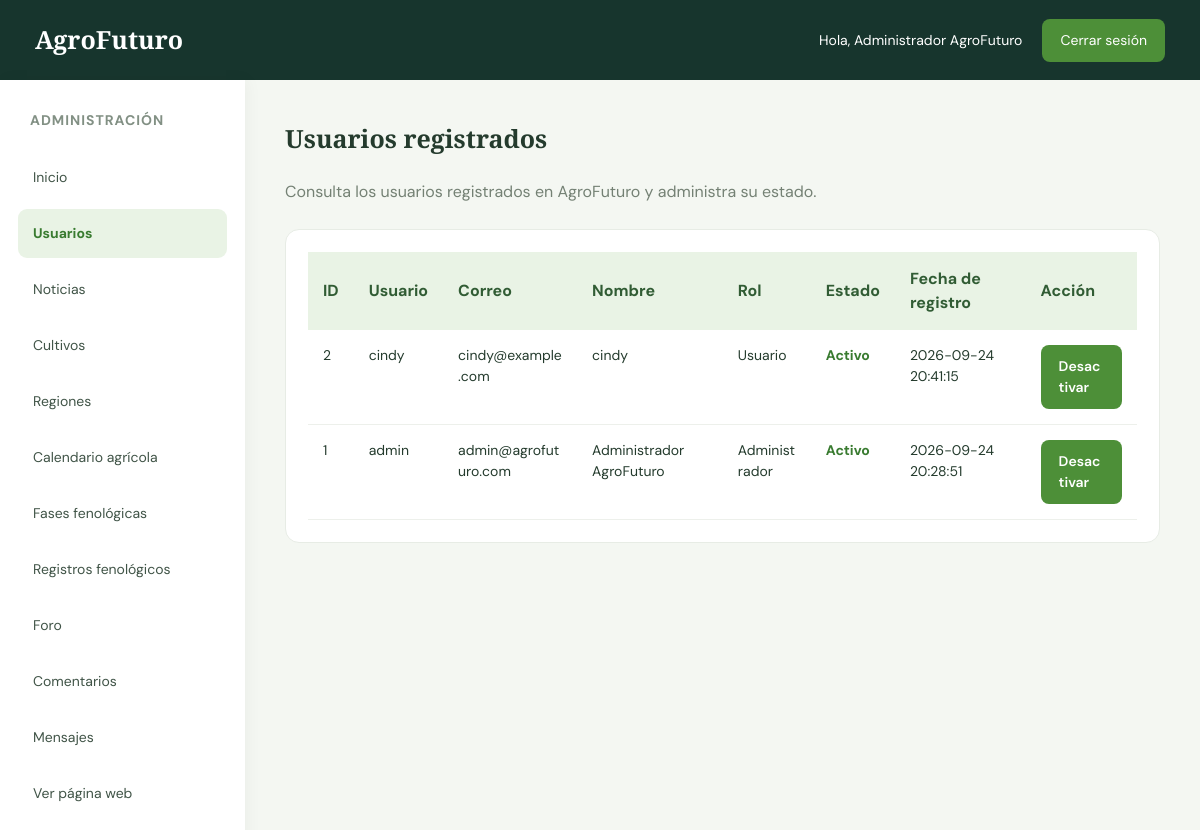
The page /administrador/usuarios.php (signed in) on the database as committed earlier.
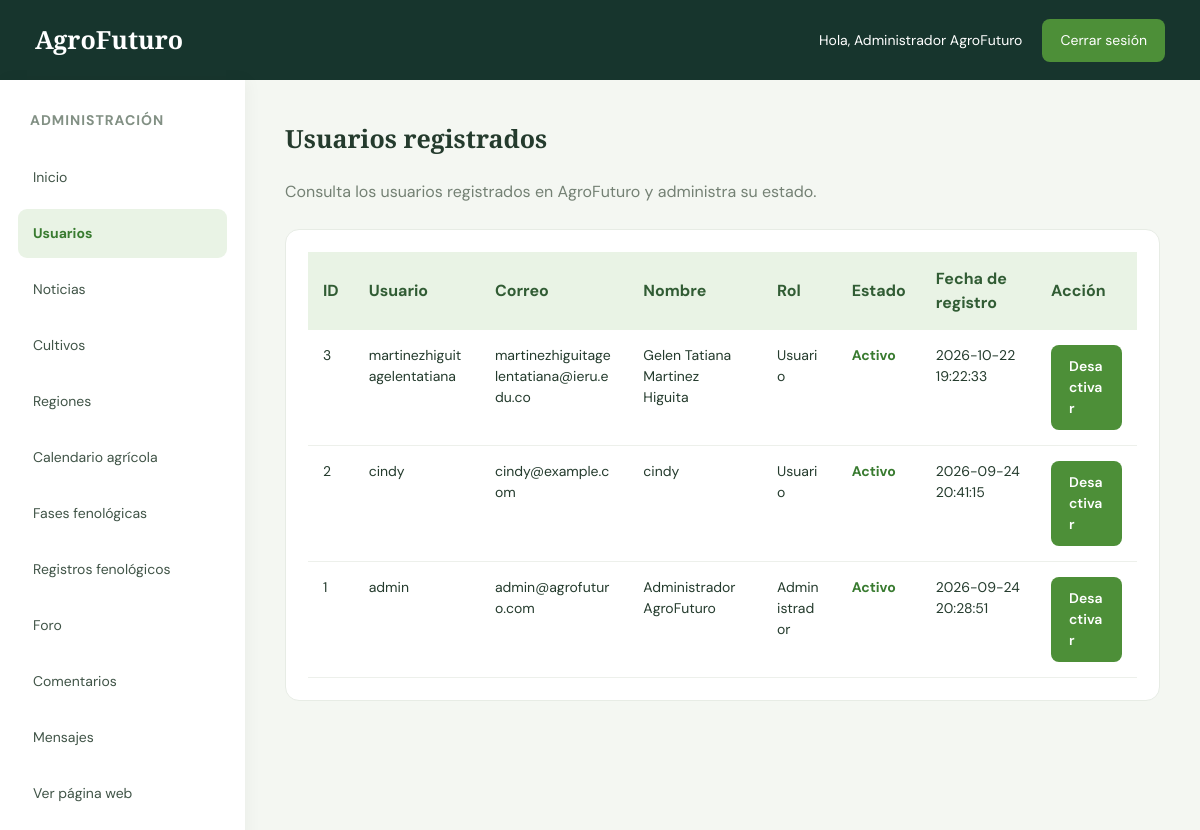
The same page on the database as committed later.
### tables this page shows
CREATE TABLE `usuarios` (
  `id_usuario` int(11) NOT NULL,
  `usuario` varchar(50) NOT NULL,
  `correo` varchar(100) NOT NULL,
  `clave` varchar(255) NOT NULL,
  `nombre_completo` varchar(150) NOT NULL,
  `id_rol` int(11) NOT NULL,
  `activo` tinyint(1) DEFAULT 1,
  `fecha_registro` timestamp NOT NULL DEFAULT current_timestamp()
);

CREATE TABLE `roles` (
  `id_rol` int(11) NOT NULL,
  `nombre` varchar(50) NOT NULL,
  `descripcion` varchar(255) DEFAULT NULL
);

### administrador/usuarios.php (the view, shortened to what this page needs)
<?php
require_once "../conexion.php";
$sql = "SELECT
            u.id_usuario,
            u.usuario,
            u.correo,
            u.nombre_completo,
            u.activo,
            u.fecha_registro,
            r.nombre AS rol
        FROM usuarios u
        INNER JOIN roles r
            ON u.id_rol = r.id_rol
        ORDER BY u.id_usuario DESC";
$resultado = mysqli_query($conexion, $sql);
?>
<!DOCTYPE html>
<html lang="es">
<head>
    <link rel="stylesheet" href="estilo_admin.css">
</head>
<body>
<header class="header">
    <div class="logo">
        AgroFuturo
    </div>
    <div class="admin-info">
        <span>
            Hola, <?php echo htmlspecialchars($_SESSION["nombre"] ?? "Administrador"); ?>
        </span>
        <a href="../logout.php" class="btn-cerrar">
            Cerrar sesión
        </a>
    </div>
</header>
<div class="contenedor">
    <aside class="sidebar">
        <h3>Administración</h3>
        <a href="index.php">
            Inicio
        </a>
        <a href="usuarios.php" class="activo">
            Usuarios
        </a>
        <a href="noticias.php">
            Noticias
        </a>
        <a href="cultivos.php">
            Cultivos
        </a>
        <a href="regiones.php">
            Regiones
        </a>
        <a href="calendario.php">
            Calendario agrícola
        </a>
        <a href="fases.php">
            Fases fenológicas
        </a>
        <a href="registros.php">
            Registros fenológicos
        </a>
        <a href="foro.php">
            Foro
        </a>
        <a href="comentarios.php">
            Comentarios
        </a>
        <a href="mensajes.php">
            Mensajes
        </a>
        <a href="../index_principal.php">
            Ver página web
        </a>
    </aside>
    <main class="contenido">
        <h2>Usuarios registrados</h2>
        <p style="margin-bottom: 25px; color: #748174;">
            Consulta los usuarios registrados en AgroFuturo y administra su estado.
        </p>
        <div class="tabla-contenedor">
            <table>
                <thead>
                    <tr>
                        <th>ID</th>
                        <th>Usuario</th>
                        <th>Correo</th>
                        <th>Nombre</th>
                        <th>Rol</th>
                        <th>Estado</th>
                        <th>Fecha de registro</th>
                        <th>Acción</th>
                    </tr>
                </thead>
                <tbody>
                    <?php if (mysqli_num_rows($resultado) > 0): ?>
                        <?php while ($usuario = mysqli_fetch_assoc($resultado)): ?>
                            <tr>
                                <td>
                                    <?php echo $usuario["id_usuario"]; ?>
                                </td>
                                <td>
                                    <?php echo htmlspecialchars($usuario["usuario"]); ?>
                                </td>
                                <td>
                                    <?php echo htmlspecialchars($usuario["correo"]); ?>
                                </td>
                                <td>
                                    <?php echo htmlspecialchars($usuario["nombre_completo"]); ?>
                                </td>
                                <td>
                                    <?php echo htmlspecialchars($usuario["rol"]); ?>
                                </td>
                                <td>
                                    <?php if ($usuario["activo"] == 1): ?>
                                        <span style="color: #397b30; font-weight: 700;">
                                            Activo
                                        </span>
                                    <?php else: ?>
                                        <span style="color: #a33b3b; font-weight: 700;">
                                            Inactivo
                                        </span>
                                    <?php endif; ?>
                                </td>
                                <td>
                                    <?php echo htmlspecialchars($usuario["fecha_registro"]); ?>
                                </td>
                                <td>
                                    <a
                                        href="usuarios.php?cambiar_estado=<?php echo $usuario["id_usuario"]; ?>"
                                        class="btn"
                                    >
                                        <?php echo $usuario["activo"] == 1 ? "Desactivar" : "Activar"; ?>
                                    </a>
                                </td>
                            </tr>
                        <?php endwhile; ?>
                    <?php endif; ?>
                </tbody>
            </table>
        </div>
    </main>
</div>
</body>
</html>

### administrador/estilo_admin.css (style rules this page uses)
* { margin: 0; padding: 0; box-sizing: border-box; }
body { font-family: 'DM Sans', sans-serif; background: #f4f7f2; color: #243b2d; line-height: 1.5; }
.header { min-height: 80px; background: #17352d; color: white; display: flex; justify-content: space-between; align-items: center; padding: 15px 35px; gap: 20px; }
.logo { font-family: 'Playfair Display', serif; font-size: 25px; font-weight: bold; }
.admin-info { display: flex; align-items: center; gap: 20px; font-size: 14px; }
.btn-cerrar { display: inline-block; background: #4d8f38; color: white; text-decoration: none; padding: 11px 18px; border-radius: 8px; transition: 0.3s; }
.contenedor { display: flex; align-items: stretch; min-height: calc(100vh - 80px); }
.sidebar { flex: 0 0 245px; width: 245px; background: white; padding: 30px 18px; box-shadow: 3px 0 15px rgba(0, 0, 0, 0.04); }
.sidebar h3 { font-size: 14px; color: #829084; text-transform: uppercase; margin: 0 0 22px 12px; letter-spacing: 1px; }
.sidebar a { display: block; text-decoration: none; color: #405447; padding: 14px 15px; border-radius: 9px; margin-bottom: 7px; font-size: 14px; transition: 0.3s; }
.sidebar a:hover, .sidebar a.activo { background: #e9f3e5; color: #397b30; font-weight: 700; }
.contenido { flex: 1; min-width: 0; padding: 40px; }
.contenido h2 { font-family: 'Playfair Display', serif; font-size: 25px; margin-bottom: 22px; }
.contenido > p { color: #748174; margin-bottom: 20px; }
.tabla-contenedor { width: 100%; background: white; border-radius: 14px; padding: 22px; overflow-x: auto; border: 1px solid #e7ece5; }
table { width: 100%; border-collapse: collapse; min-width: 600px; }
th { background: #e9f3e5; color: #315c34; text-align: left; padding: 15px; font-weight: 700; }
td { padding: 15px; border-bottom: 1px solid #edf0eb; font-size: 14px; vertical-align: top; overflow-wrap: anywhere; }
.btn, .boton-guardar, .boton-eliminar { display: inline-block; background: #4d8f38; color: white; padding: 11px 18px; border: none; border-radius: 8px; text-decoration: none; cursor: pointer; font-family: inherit; font-size: 14px; font-weight: 600; transition: background 0.3s; }

Rows that differ between the two databases and show on the page:
added usuarios: id_usuario "3", usuario "martinezhiguitagelentatiana", correo "martinezhiguitagelentatiana@ieru.edu.co", nombre_completo "Gelen Tatiana Martinez Higuita", id_rol.nombre "Usuario", activo "Activo", fecha_registro "2026-10-22 19:22:33"
